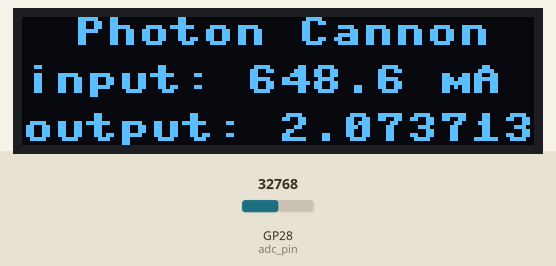
A program run on a simulated Raspberry Pi Pico running MicroPython. Shown: 128×32 one-colour display. The inputs (shaded band) are chosen by the test bench; at power-on: GP28 (adc_pin) = 32768 (analog values on the 0–65535 scale). What the program prints to the serial console is not drawn.

Above: at 1.2 s.
1.3 s: GP28 (adc_pin) set to 36736
At 2.2 s:
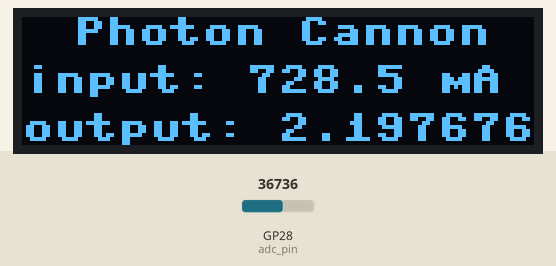
3.0 s: GP28 (adc_pin) set to 38736
At 3.7 s:
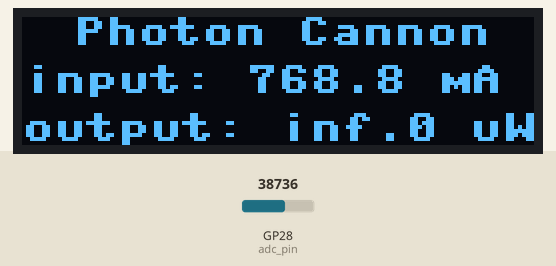
4.6 s: GP28 (adc_pin) set to 545
At 5.2 s:
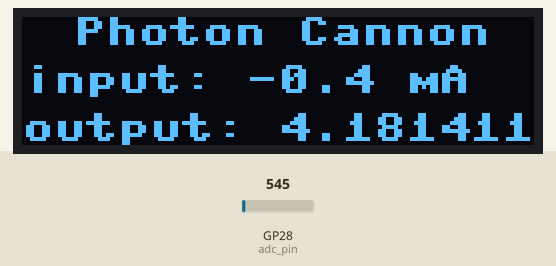
6.1 s: GP28 (adc_pin) set to 6448
At 6.7 s:
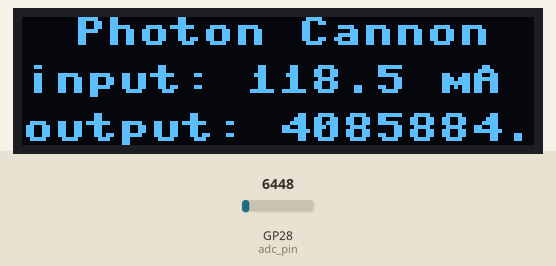
7.7 s: GP28 (adc_pin) set to 7296
At 8.2 s:
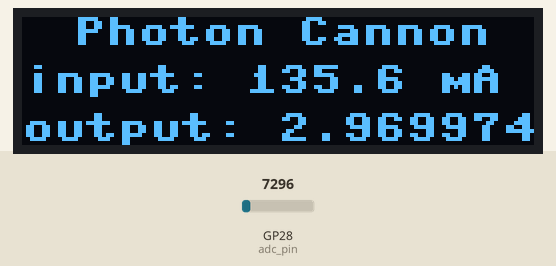
Timing chart, 0 to 10.2 s (numbered marks = the images above; inputs shaded):
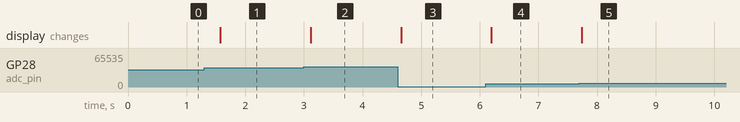

Measured:
- the behaviour switches between 37904 and 37920 on GP28 (adc_pin) (found by bisection; images 1 and 2)
- the behaviour switches between 6832 and 6848 on GP28 (adc_pin) (found by bisection; images 4 and 5)
- after the input at 1.3 s, the display: changes after 0.27 s (image 1)
- after the input at 3.0 s, the display: changes after 0.12 s (image 2)
- after the input at 4.6 s, the display: changes after 0.06 s (image 3)
- after the input at 6.1 s, the display: changes after 0.10 s (image 4)
- after the input at 7.7 s, the display: changes at once (image 5)

The program:

microPyLaserController.py
```python
from machine import Pin, I2C
from ssd1306 import SSD1306_I2C
import time
import math
import framebuf
# import framebuf

# Pin definitions
# repl_button = machine.Pin(0, machine.Pin.IN, machine.Pin.PULL_UP)
# repl_led = machine.Pin(5, machine.Pin.OUT)
adc_pin = machine.Pin(28)  #31 & 32 & 34 (GPs 26,27,28) are the only pins for ADC ones

#TODO: setup ADC and oled
adc = machine.ADC(adc_pin)
i2c = I2C(0,sda=Pin(0), scl=Pin(1), freq=400000) # pin 1 & 2, GP0, GP1
oled = SSD1306_I2C(128, 32, i2c)
adcDepth = 65536
#inputMilliVoltage = 3300
#inputMilliVoltBias = 16
inputVoltage = 3.300
inputVoltageBias = 0.016
resistorVal = 0.25
maxOutput = 1200 # uW
gammaSymbol = bytearray('\u03B3')

def checkInputCurrent():
    #TODO: take ADC reading int 0 - 4096
    adcRawReading = adc.read_u16()
    #TODO: map and remove 16 mV bias, comes out as 0.0010257...
    mappedVoltage = round((mapVal(adcRawReading,0,adcDepth,0,inputVoltage) - inputVoltageBias),6)
    #TODO: V=IR, thus: I = V/R
    #print(adcRawReading,mappedVoltage)
    #TODO: true value of current across 0.25 ohm resistor assuming no voltage boosting
    #mAtoLaserOutput = int(1000 * (mappedVoltage/resistorVal))
    #TODO: LM358 boosted value needs to be divided by 10 to get the true result:
    mAtoLaserOutput = round((1000 * ((mappedVoltage/10)/resistorVal)),1)
    #TODO: empirically determined 05/14/22 the system is ~5 mA high from it's actual output throughout the entire range, this is the correction for it
    adjustedmAtoLaserOutput = mAtoLaserOutput - 5
    print(adcRawReading,mappedVoltage,mAtoLaserOutput,adjustedmAtoLaserOutput)
    return adjustedmAtoLaserOutput

def mapVal(value, istart, istop, ostart, ostop):
  return ostart + (ostop - ostart) * ((value - istart) / (istop - istart))

def calculateLaserOutput(mAtoLaser):
    #TODO: deprecating linear method
    # 50 mA == 1.2 mW or 1200 uW
    # uW = int(mAtoLaser*(1200/50))

    #TODO: setup new exponential output model based on empirical laser results
    # formula: 0.00438e ^ 0.116x     R=0.933, so its not bad...
    uW = (0.00438 * math.exp(0.116 * mAtoLaser)) * 1000
    # mW = 1000 * uW
    outputStr = 'output: ' + str(uW) + ' uW'
    return outputStr

if __name__ == '__main__':
    while True:
        #TODO: Title
        oled.fill(0)
        #gammastr = '\u03B3'
        #gamma = bytearray(gammastr.encode())
        #fb = framebuf.FrameBuffer(gamma,128,32, framebuf.MONO_HLSB)
        #oled.blit(fb,16,64)
        oled.text("Photon Cannon", 13, 0)
        #TODO: Input (current)
        mAtoLaser = checkInputCurrent()
        mAScreenVal = 'input: ' + str(mAtoLaser) + ' mA'
        oled.text(mAScreenVal, 0, 12, 1)
        print(mAScreenVal)
        #TODO: Output (γ)
        uWScreenVal = calculateLaserOutput(mAtoLaser)
        oled.text(uWScreenVal, 0, 24, 1)
        #print(uWScreenVal)
        #TODO: λ
        #oled.text('\u03BB: 635 nm', 0, 24, 1)
        oled.show()
        time.sleep(0.5)


# >>> print("\u03BB")
# λ


# while True:
#    TH = bytearray(b'\x00\x00\x00\x00\x00\x00\x00\x00\x00\x00\x00\x00\x00\x00\x00\x00\x00\x00\x00\x00\x00\x00\x00\x00\x00\x00\x00\x00\x00\x00\x00\x00\x00\x00\x00[P\x00\x00\x00\x00\x00\x03\xad\xec\x0f\x00\x00\x00\x00\rv\xb6\x1a\x80\x00\x00\x00\x16\xdb[m\x80\x00\x00\x00um\xb5\xb6\x80\x00\x00\x00[\xb5n\xdb\x00\x00\x00\x01\xadW\xb5m\x80\x00\x00\x01w\xed[\xb6\x80\x00\x00\x03\xa8\x1a\xec+\x00\x00\x00\x05@\x17P\x1d\x00\x00\x00\x0e\x00\r\xb0\x06\x80\x00\x00\x08\x00\n\xd0\x00\x00\x00\x00\x08\x00\x17`\x00\x00\x00\x00\x00\x00\x00\x00\x00\x00\x00\x00\x00\x00\x00\x00\x00\x00\x00\x00\x00\x00\x00\x00\x00\x00\x00\x00\x00\x00\x00@\x00\x00\x00\x00\x00\x00\x1f\xa0\x00\x00\x00\x00\x00\x00\n\xd0\x00\x00\x00\x00\x00\x00\r`\x00\x00\x00\x00\x00\x00\x17\xb0\x00\x00\x00\x00\x00\x00\n\xd0\x00\x00\x00\x00\x00\x00\x1b`\x00\x00\x00\x00\x00\x00\r\xb0\x00\x00\x00\x00\x00\x00\x16\xa0\x00\x00\x00\x00\x00\x00\x0bp\x00\x00\x00\x00\x00\x00\x1d\xa0\x00\x00\x00\x00\x00\x00\n\xd0\x00\x00\x00\x00\x00\x00\x17p\x00\x00\x00\x00\x00\x00\x1a\xa0\x00\x00\x00\x00\x00\x00\r\xd0\x00\x00\x00\x00\x00\x00\x16\xb0\x00\x00\x00\x00\x00\x00\x1b`\x00\x00\x00\x00\x00\x00\r\xb0\x00\x00\x00\x00\x00\x00\x16\xd0\x00\x00\x00\x00\x00\x00\x1bp\x00\x00\x00\x00\x00\x00\r\xa8\x00\x00\x00\x00\x00\x00\x16\xb0\x00\x00\x00\x00\x00\x00\x1b`\x00\x00\x00\x00\x00\x00\x15\xb0\x00\x00\x00\x00\x00\x00\x1e\xd0\x00\x00\x00\x00\x00\x00\x13p\x00\x00\x00\x00\x00\x00\x1d\xa8\x00\x00\x00\x00\x00\x00\x16\xb0\x00\x00\x00\x00\x00\x00\x15\xd0\x00\x00\x00\x00\x00\x00\x1a\xb8\x00\x00\x00\x00\x00\x00\x17`\x00\x00\x00\x00\x00\x00\x1a\xd8\x00\x00\x00\x00\x00\x00\x17h\x00\x00\x00\x00\x00\x00\x1a\xb0\x00\x00\x00\x00\x00\x00\x1d\xd8\x00\x00\x00\x00\x00\x00+h\x00\x00\x00\x00\x00\x00\x16\xb0\x00\x00\x00\x00\x00\x00\x1b\xd8\x00\x00\x00\x00\x00\x00\x16`\x00\x00\x00\x00\x00\x00\x0b\xa0\x00\x00\x00\x00\x00\x00\x00\x00\x00\x00\x00\x00\x00\x00\x00\x00\x00\x00\x00\x00\x00\x00\x00\x00\x00\x00\x00\x00\x00\x00\x00\x00\x00\x00\x00')
#    fb = framebuf.FrameBuffer(TH,64,64, framebuf.MONO_HLSB)
#    oled.fill(0)
#    for i in range(-64,128):
#        oled.blit(fb,i,0)
#        oled.show()
#    LOGO = bytearray(b'\x00\x00\x00\x00\x00\x00\x00\x00\x00\x00\x00\x00\x00\x00\x00\x00\x00\x00\x00\x00\x00\x00\x00\x00\x00\x00\x00\x00\x00\x00\x00\x00\x00\x00\x00\x00\x00\x00\x00\x00\x00\x00\x00\x00\x00\x00\x00\x00\x00\x00\x00\x00\x00\x00\x00\x00\x00\x00\x00\x00\x00\x00\x00\x00\x00\x00\x00\x00\x00\x00\x00\x00\x00\x00\x00\x00\x00\x00\x00\x00\x00\x00\x00\x00\x00\x00\x00\x00\x00\x00\x00\x00\x00\x00\x00\x00\x00\x00\x00\x00\x00\x00\x00\x00\x00\x00\x00\x00\x00\x00\x00\x00\x00\x00\x00\x00\x00\x00\x00\x00\x00\x00\x00\x00\x00\x00\x00\x00\x00\x00\x00\x00\x00\x00\x00\x00\x00\x00\x00\x00\x00\x00\x00\x00\x00\x00\x00\x00\x00\x00\x00\x00\x00\x00\x00\x00\x00\x00\x00\x00\x00\x00\x00\x00\x00\x00\x00\x00\x00\x00\x00\x00\x00\x00\x00\x00\x00\x00\x00\x00\x00\x00\x00\x00\x00\x00\x00\x00\x00\x00\x00\x00\x00\x00\x00\x00\x00\x00\x00\x00\x00\x00\x00\x00\x00\x00\x00\x00\x00\x00\x00\x00\x00\x00\x00\x00\x00\x00\x00\x00\x00\x00\x00\x00\x00\x00\x00\x00\x00\x00\x00\x00\x00\x00\x00\x00\x00\x00\x00\x00\x00\x00\x00\x00\x00\x00\x00\x00\x00\x00\x00\x00\x00\x00\x00\x00\x00\x00\x00\x00\x00\x00\x00\x00\x00\x00\x00\x00\x00\x00\x00\x00\x00\x00\x00\x00\x00\x00\x00\x00\x00\x00\x00\x00\x00\x00\x00\x00\x00\x00\x00\x00\x00\x00\x00\x00\x00\x00\x00\x00\x00\x00\x00\x00\x00\x00\x00\x00\x00\x00\x00\x00\x00\x00\x00\x00\x00\x00\x00\x00\x00\x00\x00\x00\x00\x00\x00\x00\x00\x00\x00\x00\x00\x00\x00\x00\x00\x00\x00\x00\x00\x00\x00\x00\x00\x00\x00\x00\x00\x00\x00\x00\x00\x00\x00\x00\x00\x00\x00\x00\x00\x00\x00\x00\x00\x00\x00\x00\x00\x00\x00\x00\x00\x00\x00\x00\x00\x00\x00\x00\x00\x00\x00\x00\x00\x00\x00\x00\x00\x00\x00\x00\x00\x00\x00\x00\x00\x00\x00\x00\x00\x00\x00\x01\x800\xc0\xc7\xf8~0\xc3\x0c\x1f\x87\xf8\x0c\x00\x00\x01\x800\xc1\xcf\xec\x7f0\xc7\x1c\x1f\xc7\xf8\x0c\x00\x00\x01\x800\xc1\xc1\x8ec\x99\xc6\x1c\x18\xe6\x00\x0c\x0c&`\x180\xc3\xe0\x06a\x99\xe6\x1e\x18f\x00\x1f>\x7f\xf8~0\xc3a\x8ea\x99\xe66\x18f\x00\x0cws\x98d?\xc3a\xbca\x99\xee6\x1f\xc7\xf0\x0ccs\x98`?\xc61\xb8a\x8f<s\x1f\x87\xf0\x0ccs\x18~0\xc61\x98a\x8f<c\x19\x86\x00\x0ccs\x18\x1e0\xc7\xf1\x9ca\x8f<\x7f\x99\xc6\x00\x0ccs\x18\x060\xcf\xf9\x8cc\x8e8\xff\x98\xc6\x00\x0f\x7fs\x18~0\xcc\x19\x8e\x7f\x06\x18\xc1\x98\xe7\xf8\x07>s\x18|0\xcc\x1d\x86|\x06\x18\xc1\xd8g\xf8\x00\x00\x00\x00\x00\x00\x00\x00\x00\x00\x00\x00\x00\x00\x00\x00\x00\x00\x00\x00\x00\x00\x00\x00\x00\x00\x00\x00\x00\x00\x00\x00\x00\x00\x00\x00\x00\x00\x00\x00\x00\x00\x00\x00\x00\x00\x00\x00\x00\x00\x00\x00\x00\x00\x00\x00\x00\x00\x00\x00\x00\x00\x00\x00\x00\x00\x00\x00\x00\x00\x00\x00\x00\x00\x00\x00\x00\x00\x00\x00\x00\x00\x00\x00\x00\x00\x00\x00\x00\x00\x00\x00\x00\x00\x00\x00\x00\x00\x00\x00\x00\x00\x00\x00\x00\x00\x00\x00\x00\x00\x00\x00\x00\x00\x00\x00\x00\x00\x00\x00\x00\x00\x00\x00\x00\x00\x00\x00\x00\x00\x00\x00\x00\x00\x00\x00\x00\x00\x00\x00\x00\x00\x00\x00\x00\x00\x00\x00\x00\x00\x00\x00\x00\x00\x00\x00\x00\x00\x00\x00\x00\x00\x00\x00\x00\x00\x00\x00\x00\x00\x00\x00\x00\x00\x00\x00\x00\x00\x00\x00\x00\x00\x00\x00\x00\x00\x00\x00\x00\x00\x00\x00\x00\x00\x00\x00\x00\x00\x00\x00\x00\x00\x00\x00\x00\x00\x00\x00\x00\x00\x00\x00\x00\x00\x00\x00\x00\x00\x00\x00\x00\x00\x00\x00\x00\x00\x00\x00\x00\x00\x00\x00\x00\x00\x00\x00\x00\x00\x00\x00\x00\x00\x00\x00\x00\x00\x00\x00\x00\x00\x00\x00\x00\x00\x00\x00\x00\x00\x00\x00\x00\x00\x00\x00\x00\x00\x00\x00\x00\x00\x00\x00\x00\x00\x00\x00\x00\x00\x00\x00\x00\x00\x00\x00\x00\x00\x00\x00\x00\x00\x00\x00\x00\x00\x00\x00\x00\x00\x00\x00\x00\x00\x00\x00\x00\x00\x00\x00\x00\x00\x00\x00\x00\x00\x00\x00\x00\x00\x00\x00\x00\x00\x00\x00\x00\x00\x00\x00\x00\x00\x00\x00\x00\x00\x00\x00\x00\x00\x00\x00\x00\x00\x00\x00\x00\x00\x00\x00\x00\x00\x00\x00\x00\x00\x00\x00\x00\x00\x00\x00\x00\x00\x00\x00\x00\x00\x00\x00\x00\x00\x00\x00\x00\x00\x00\x00\x00\x00\x00\x00\x00\x00\x00\x00\x00\x00\x00\x00\x00\x00\x00\x00\x00\x00\x00\x00\x00\x00\x00\x00\x00\x00\x00\x00\x00\x00\x00\x00\x00\x00\x00\x00\x00\x00\x00\x00\x00\x00\x00\x00\x00\x00\x00\x00\x00\x00\x00\x00\x00\x00\x00\x00')
#    fb = framebuf.FrameBuffer(LOGO,128,64, framebuf.MONO_HLSB)
#    oled.fill(0)
#    for i in range(-128,128):
#        oled.blit(fb,i,0)
#        oled.show()


# import sys
# print("")
# Useful unicode symbols in engineering
# unicode	character	description
# \u0394	Δ	GREEK CAPITAL LETTER DELTA
# \u03A9	Ω	GREEK CAPITAL LETTER OMEGA
# \u03C0	π	GREEK SMALL LETTER PI
# \u03F4	ϴ	GREEK CAPITAL THETA SYMBOL
# \u03BB	λ	GREEK SMALL LETTER LAMDA
# \u03B8	θ	GREEK SMALL LETTER THETA
# \u03B1	°	DEGREE SYMBOL
# i\u0302	î	i HAT
# j\u0302	ĵ	j HAT
# k\u0302	k̂	k HAT
# u\u0302	û	u HAT
# Greek lower case letters
# unicode	character	description
# \u03B1	α	GREEK SMALL LETTER ALPHA
# \u03B2	β	GREEK SMALL LETTER BETA
# \u03B3	γ	GREEK SMALL LETTER GAMMA
# \u03B4	δ	GREEK SMALL LETTER DELTA
# \u03B5	ε	GREEK SMALL LETTER EPSILON
# \u03B6	ζ	GREEK SMALL LETTER ZETA
# \u03B7	η	GREEK SMALL LETTER ETA
# \u03B8	θ	GREEK SMALL LETTER THETA
# \u03B9	ι	GREEK SMALL LETTER IOTA
# \u03BA	κ	GREEK SMALL LETTER KAPPA
# \u03BB	λ	GREEK SMALL LETTER LAMDA
# \u03BC	μ	GREEK SMALL LETTER MU
# \u03BD	ν	GREEK SMALL LETTER NU
# \u03BE	ξ	GREEK SMALL LETTER XI
# \u03BF	ο	GREEK SMALL LETTER OMICRON
# \u03C0	π	GREEK SMALL LETTER PI
# \u03C1	ρ	GREEK SMALL LETTER RHO
# \u03C2	ς	GREEK SMALL LETTER FINAL SIGMA
# \u03C3	σ	GREEK SMALL LETTER SIGMA
# \u03C4	τ	GREEK SMALL LETTER TAU
# \u03C5	υ	GREEK SMALL LETTER UPSILON
# \u03C6	φ	GREEK SMALL LETTER PHI
# \u03C7	χ	GREEK SMALL LETTER CHI
# \u03C8	ψ	GREEK SMALL LETTER PSI
# \u03C9	ω	GREEK SMALL LETTER OMEGA
# Greek upper case letters
# unicode	character	description
# \u0391	Α	GREEK CAPITAL LETTER ALPHA
# \u0392	Β	GREEK CAPITAL LETTER BETA
# \u0393	Γ	GREEK CAPITAL LETTER GAMMA
# \u0394	Δ	GREEK CAPITAL LETTER DELTA
# \u0395	Ε	GREEK CAPITAL LETTER EPSILON
# \u0396	Ζ	GREEK CAPITAL LETTER ZETA
# \u0397	Η	GREEK CAPITAL LETTER ETA
# \u0398	Θ	GREEK CAPITAL LETTER THETA
# \u0399	Ι	GREEK CAPITAL LETTER IOTA
# \u039A	Κ	GREEK CAPITAL LETTER KAPPA
# \u039B	Λ	GREEK CAPITAL LETTER LAMDA
# \u039C	Μ	GREEK CAPITAL LETTER MU
# \u039D	Ν	GREEK CAPITAL LETTER NU
# \u039E	Ξ	GREEK CAPITAL LETTER XI
# \u039F	Ο	GREEK CAPITAL LETTER OMICRON
# \u03A0	Π	GREEK CAPITAL LETTER PI
# \u03A1	Ρ	GREEK CAPITAL LETTER RHO
# \u03A3	Σ	GREEK CAPITAL LETTER SIGMA
# \u03A4	Τ	GREEK CAPITAL LETTER TAU
# \u03A5	Υ	GREEK CAPITAL LETTER UPSILON
# \u03A6	Φ	GREEK CAPITAL LETTER PHI
# \u03A7	Χ	GREEK CAPITAL LETTER CHI
# \u03A8	Ψ	GREEK CAPITAL LETTER PSI
# \u03A9	Ω	GREEK CAPITAL LETTER OMEGA
# \u03F4	ϴ	GREEK CAPITAL THETA SYMBOL
```
